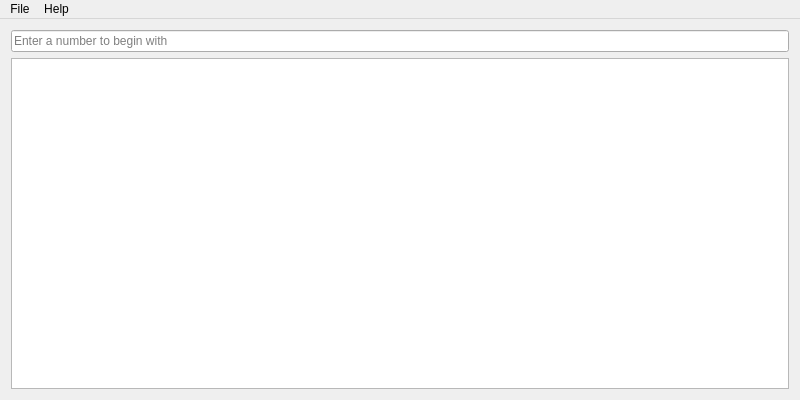
<?xml version="1.0" encoding="UTF-8"?>
<ui version="4.0">
 <class>MajorUI</class>
 <widget class="QMainWindow" name="MajorUI">
  <property name="geometry">
   <rect>
    <x>0</x>
    <y>0</y>
    <width>800</width>
    <height>400</height>
   </rect>
  </property>
  <property name="windowTitle">
   <string>MajorMS</string>
  </property>
  <widget class="QWidget" name="centralWidget">
   <layout class="QVBoxLayout" name="verticalLayout">
    <item>
     <widget class="QLineEdit" name="lineEdit">
      <property name="placeholderText">
       <string>Enter a number to begin with</string>
      </property>
      <property name="clearButtonEnabled">
       <bool>true</bool>
      </property>
     </widget>
    </item>
    <item>
     <widget class="QTextEdit" name="textEdit">
      <property name="readOnly">
       <bool>true</bool>
      </property>
     </widget>
    </item>
   </layout>
  </widget>
  <widget class="QMenuBar" name="menuBar">
   <property name="geometry">
    <rect>
     <x>0</x>
     <y>0</y>
     <width>800</width>
     <height>19</height>
    </rect>
   </property>
   <widget class="QMenu" name="menuFile">
    <property name="title">
     <string>File</string>
    </property>
    <addaction name="actionNew"/>
    <addaction name="separator"/>
    <addaction name="actionExit"/>
   </widget>
   <widget class="QMenu" name="menuAbout">
    <property name="title">
     <string>Help</string>
    </property>
    <addaction name="actionAbout"/>
   </widget>
   <addaction name="menuFile"/>
   <addaction name="menuAbout"/>
  </widget>
  <action name="actionNew">
   <property name="checkable">
    <bool>false</bool>
   </property>
   <property name="icon">
    <iconset>
     <normaloff>:/images/new.png</normaloff>:/images/new.png</iconset>
   </property>
   <property name="text">
    <string>New</string>
   </property>
   <property name="toolTip">
    <string>New text document</string>
   </property>
   <property name="shortcut">
    <string>Ctrl+N</string>
   </property>
  </action>
  <action name="actionExit">
   <property name="icon">
    <iconset theme="exit.png">
     <normaloff>:/images/exit.png</normaloff>:/images/exit.png</iconset>
   </property>
   <property name="text">
    <string>Exit</string>
   </property>
   <property name="toolTip">
    <string>Exit notepad</string>
   </property>
  </action>
  <action name="actionAbout">
   <property name="icon">
    <iconset>
     <normaloff>:/images/info.png</normaloff>:/images/info.png</iconset>
   </property>
   <property name="text">
    <string>About</string>
   </property>
   <property name="toolTip">
    <string>About Notepad</string>
   </property>
  </action>
  <action name="actionAbout_Qt">
   <property name="icon">
    <iconset theme="QIcon::ThemeIcon::HelpAbout"/>
   </property>
   <property name="text">
    <string>About Qt</string>
   </property>
  </action>
 </widget>
 <layoutdefault spacing="6" margin="11"/>
 <resources>
  <include location="notepad.qrc"/>
 </resources>
 <connections/>
</ui>
